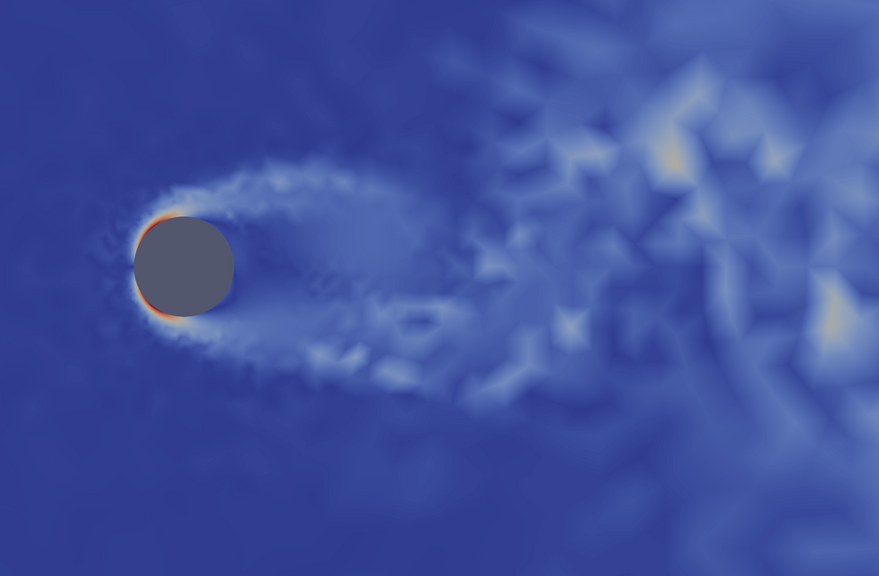
#> input picture coarse.png, 879 x 576 px
$ python compute_error.py
#> lines starting #> are read from the running program, lines starting #| are printed output that depends on the picture; long printed decimals are rounded
import numpy as np
from PIL import Image

# Flowfields
coarse = np.array(Image.open('coarse.png'))
#> coarse is the input picture: shape (576, 879, 3); mean R, G, B 63.7, 81.5, 157.9
fine = np.array(Image.open('fine.png'))
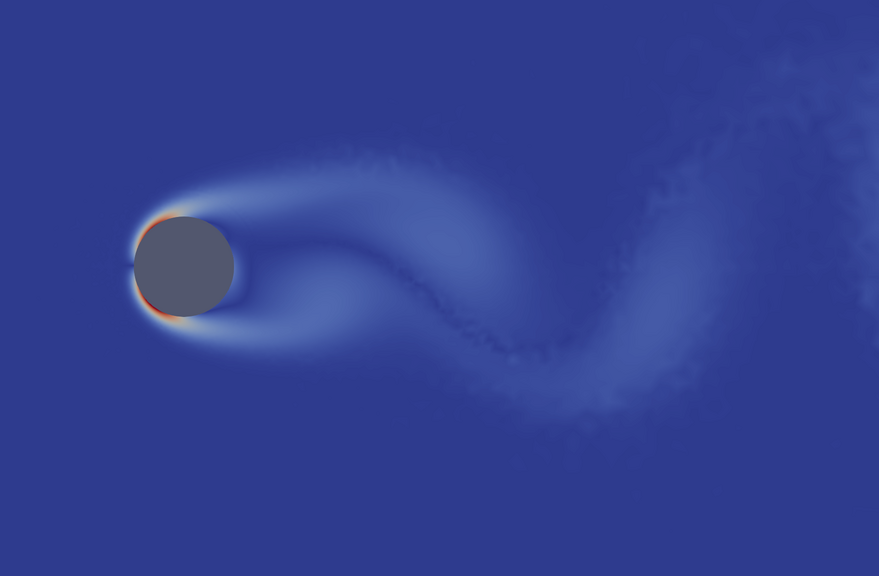
#> input picture fine.png, 879 x 576 px
#> fine is the input picture: shape (576, 879, 3); mean R, G, B 50.5, 64.6, 145.7
# Crop these a bit to fit the output of the network
coarse = coarse[:, 3:-4]
#> coarse: shape (576, 872, 3)
fine = fine[:, 3:-4]
#> fine: shape (576, 872, 3)

# Output from neural network
nn = np.array(Image.open('output/output_strength0.4_000.png'))
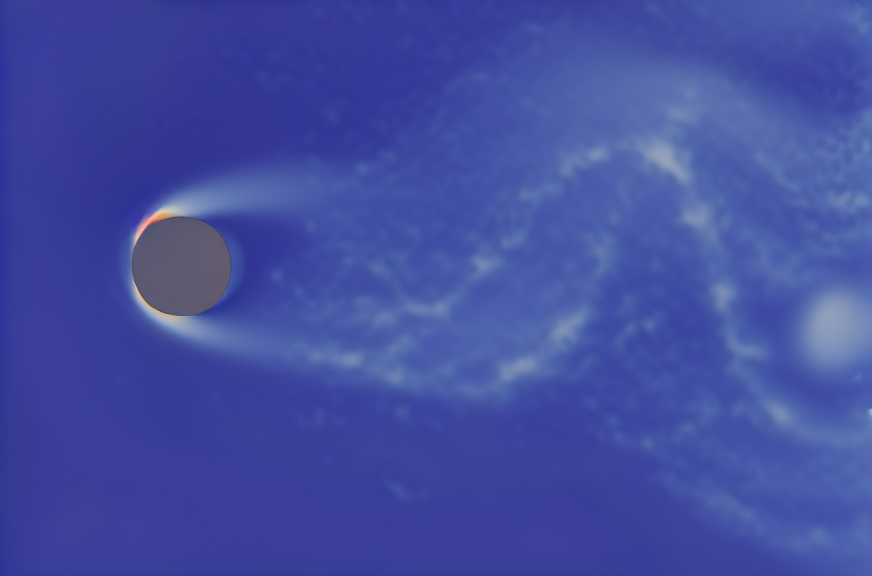
#> input picture output/output_strength0.4_000.png, 872 x 576 px
#> nn is the input picture: shape (576, 872, 3); mean R, G, B 66.5, 77.5, 159.4
#strength1 = np.array(Image.open('output/output_strength0.5_004.png'))
#strength2 = np.array(Image.open('output/output_strength0.8_001.png'))

# Errors
def rms(a, b):
    return np.sqrt(np.mean((a - b)**2))
etrue = rms(coarse, fine)
#> etrue = 7.99
e0 = rms(nn, fine)
#> e0 = 9.4
#e1 = rms(strength1, fine)
#e2 = rms(strength2, fine)

print("Error between coarse and fine flowfield:")
print(etrue)
#| 7.992
print("Error between strength0 and fine flowfield:")
print(e0)
#| 9.403
# [4 lines of commented-out code are left out]
